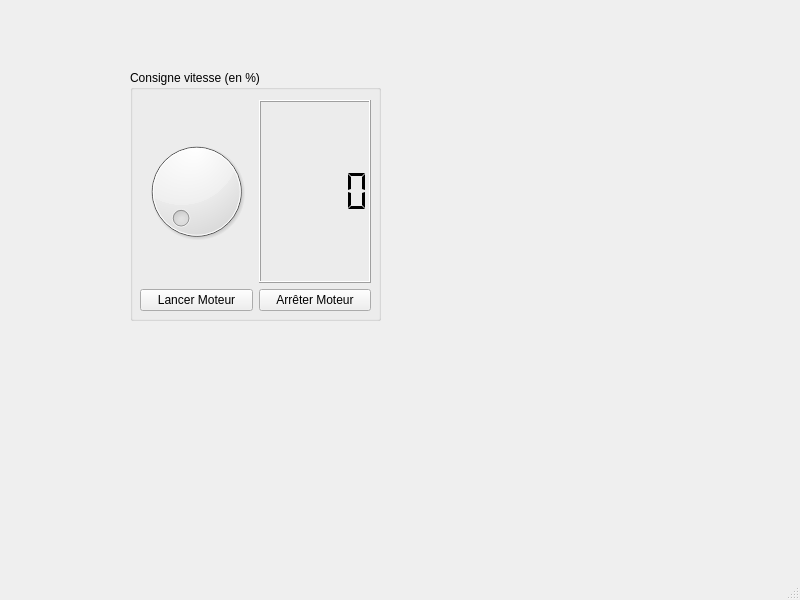
<?xml version="1.0" encoding="UTF-8"?>
<ui version="4.0">
 <class>Equlibreuse</class>
 <widget class="QMainWindow" name="Equlibreuse">
  <property name="geometry">
   <rect>
    <x>0</x>
    <y>0</y>
    <width>800</width>
    <height>600</height>
   </rect>
  </property>
  <property name="windowTitle">
   <string>Equlibreuse</string>
  </property>
  <widget class="QWidget" name="centralwidget">
   <widget class="QGroupBox" name="groupBox">
    <property name="geometry">
     <rect>
      <x>130</x>
      <y>70</y>
      <width>251</width>
      <height>251</height>
     </rect>
    </property>
    <property name="title">
     <string>Consigne vitesse (en %)</string>
    </property>
    <widget class="QWidget" name="">
     <property name="geometry">
      <rect>
       <x>10</x>
       <y>30</y>
       <width>231</width>
       <height>211</height>
      </rect>
     </property>
     <layout class="QVBoxLayout" name="verticalLayout">
      <item>
       <layout class="QHBoxLayout" name="horizontalLayout">
        <item>
         <widget class="QDial" name="dial_ConsigneVitesse">
          <property name="maximum">
           <number>100</number>
          </property>
         </widget>
        </item>
        <item>
         <widget class="QLCDNumber" name="lcdNumber_consigne">
          <property name="font">
           <font>
            <pointsize>10</pointsize>
            <bold>false</bold>
           </font>
          </property>
          <property name="smallDecimalPoint">
           <bool>false</bool>
          </property>
          <property name="segmentStyle">
           <enum>QLCDNumber::Flat</enum>
          </property>
         </widget>
        </item>
       </layout>
      </item>
      <item>
       <layout class="QHBoxLayout" name="horizontalLayout_2">
        <item>
         <widget class="QPushButton" name="pushButton_Lancer">
          <property name="text">
           <string>Lancer Moteur</string>
          </property>
         </widget>
        </item>
        <item>
         <widget class="QPushButton" name="pushButton_Arreter">
          <property name="text">
           <string>Arrêter Moteur</string>
          </property>
         </widget>
        </item>
       </layout>
      </item>
     </layout>
    </widget>
   </widget>
  </widget>
  <widget class="QMenuBar" name="menubar">
   <property name="geometry">
    <rect>
     <x>0</x>
     <y>0</y>
     <width>800</width>
     <height>20</height>
    </rect>
   </property>
  </widget>
  <widget class="QStatusBar" name="statusbar"/>
 </widget>
 <resources/>
 <connections/>
</ui>
